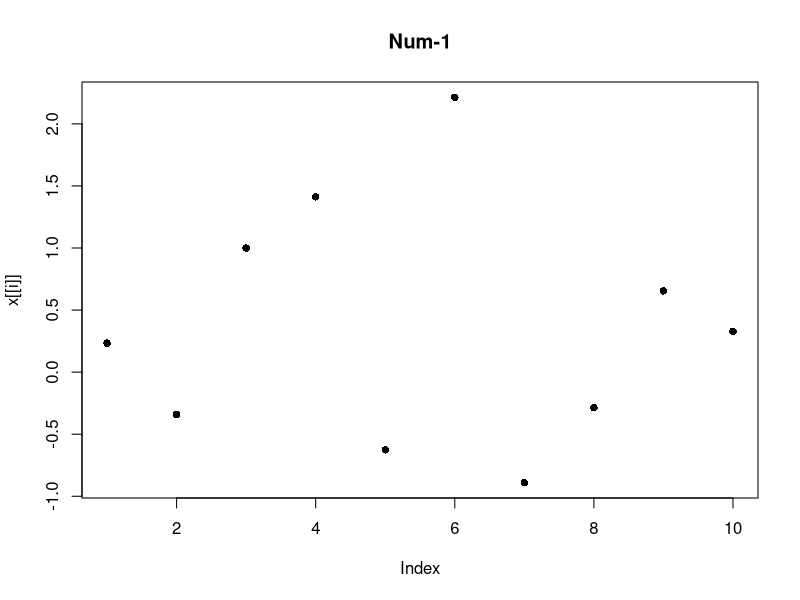
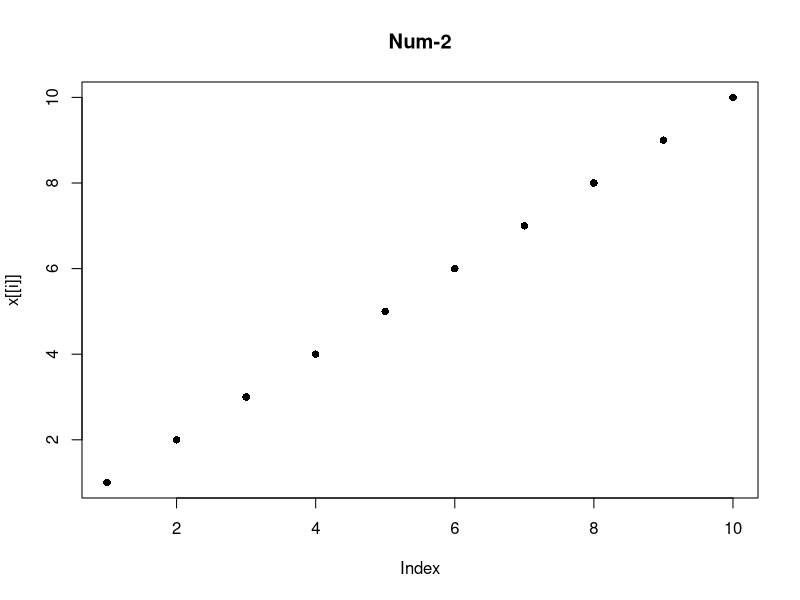

Reproduce these figures in R, in order. (Note: a time limit stopped this script after it produced the figures.)
#system.time
system.time({
  s=0
  for(i in 1.1:1e8)
  {
    s= s+i
  }
})
# User명령을 돌리는데 필요한 시간
#System 시스템에서 명령을 부르는데 필요한 시간(R자체에서 핸들링하는 시간) 
#elapsed 전체 시간(보통 이게 걸린시간)
# 1e6 = 1*10^6, 
y <- system.time(sum(1.1:1e8))
y[1]; y[2]; y[3]

#직접계산하는 법
tic = Sys.time() #현재시각
s=0
for(i in 1.1:1e8)
{
  s=s+i
}
toc = Sys.time()
as.numeric(toc-tic, units = 'secs')

tic = Sys.time()
s2 = sum(1.1:1e8)
toc = Sys.time()
as.numeric(toc-tic, units = 'secs')

#사용자 정의 함수
#function의 변수를 처음에 정의 안되있어도 쓰이면 사용가능
wd_count = function(x, sep = " ") { #sep=" " 이거는 default값을 쓸 수 있다.
  temp = gsub("[(),.?!/ ]", sep, x)
  temp = unlist(strsplit(temp, sep))
  xrm = c("", "a", "an", "the")
  temp = temp[!(temp %in% xrm)] # A %in% B A가 B에 포함되면 T
  table(tolower(temp)) #return 생략가능 그냥 table~~써도 됨
} #return의 object는 하나만 해야함 return(c(x,y)) 이런식으로 하면
#타입이 다 하나도 통일됨 그래서 return(list(x,y))이런식으로 하면됨 타입 유지됨
tx_data = c("Hell, I like statistics",
            "I want to go out",
            "You need to take a break",
            "You are so nice")
res = wd_count(tx_data, sep = " ")
sort(res, decreasing = T)

xlst <- list(a = rnorm(10), b = 1:10)
plot_list = function(x, c=1)
{
  n = length(x)
  for(i in 1:n)
  {
    x11()
    plot(x[[i]], type = 'p', pch=c, main=paste0("Num-", i))
  }
  n #return
}
y = plot_list(xlst,16)
y

#폴더 100개 만들어볼까?
dir.create("d:/test_folder/sd")
setwd("d:/")
cr_flds = function(n,name="fd")
{
  for(i in 1:n)
  {
    dir.create(paste0('./', name, '_',i))
  }
}
cr_flds(100, name = 'test')
unlink(dir(), recursive = T)
dir('./')

#Fibonacci
fibo <- function(n)
{
  if(n==1) return(1) #return만나면 연산 종료
  if(n==2) return(rep(1,2))
  x <- rep(1,n)
  for(i in 3:n)
    x[i] <- x[i-1] + x[i-2]
  return(x)
}  
fibo(1)
fibo(2)
fibo(30)

#recurrent form 이거가 함수를 설정하고 자신을 다시 부르는 거라서 좀 느림
fibr = function(n)
{
  if(n==0) return(0)
  if(n==1) return(1)
  return(fibr(n-1)+fibr(n-2))
}
fibr(1)
fibr(2)
fibr(30)

a <- c(1,3,5,6)
mean.k <- function(x,k)
  return(mean(x^k))
mean.k(a,2)
mean.k(a) #default값을 설정안했는데 변수를 생략해서 에러

mean.k2 <- function(x, k=3)
  return(mean(x^k))
mean.k2(k=2, x=a)
mean.k2(k=2, a)
mean.k2(a)

std.ftn2 <- function(x)
  return(list(mean=mean(x), var=var(x),
              std=(x-mean(x))/sd(x)))
std.ftn2(a)

mat = matrix(1:12,4,3)
f= function(x)
  return(prod(x)-10)
apply(mat, 1, f)

apply(mat, 1, function(x) return(prod(x)-10))

#전역변수 GlobalEnv에 정의 된 애들 x<-3 이런거
#지역변수
#function(x)
#{
#  a<-3
#}
#여기서만 참조되고 함수 만드는건 끝나면 저장안됌. 즉, GlobalEnv에 저장 안됌.
# a <<- 3 이렇게하면 함수 안에서도 전역변수가 됨

a <- c(1,3,5)
noact <- function(x)
{
  loc <- 3
  return(loc)
}
noact(a)
loc

a <- c(1,3,5)
noact <- function(x)
{
  a[1] <- 3 #a[1] <<- 3 이러면 전역할당
  return(a)
}
noact(10)
a

#Practice 6
#3
x <- c()
for(i in 1:200)
{
  if(sum(i%%(1:(i+1))==0)==2) x<-c(x,i)
}
x
length(x)

x <- c()
for(i in 1:200)
{
  if(sum(i%%(1:(i+1))==0)==2) x[i]<-i
}
which(!is.na(x))
length(which(!is.na(x)))

#시험유형 한시간 반
#코드보고 결과 작성
#결과보고 코드 작성
#서술보고 코드 작성
#코드+빈칸 있을 때 빈칸채우기
#TF문제 맞으면+ 틀리면-
